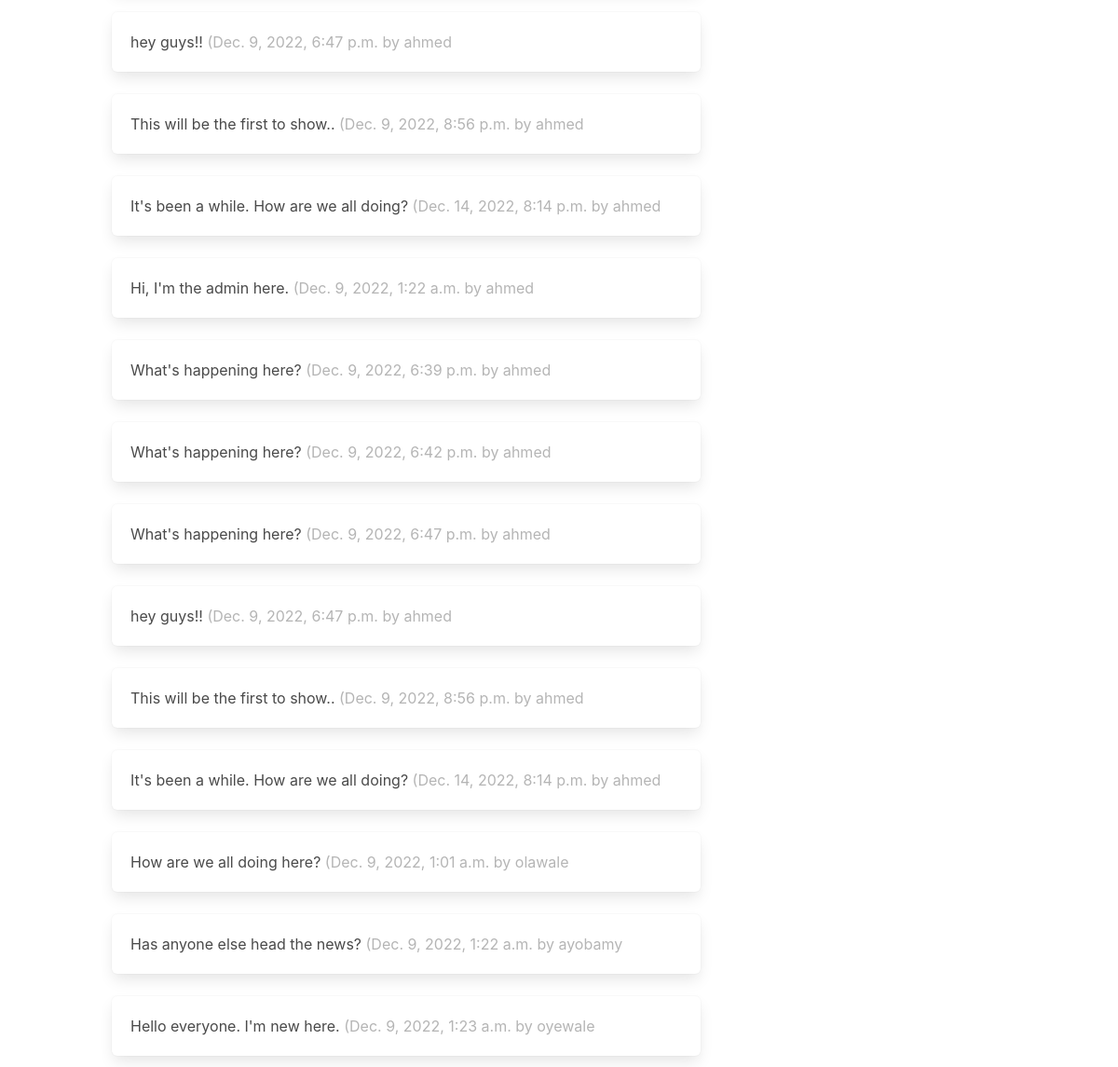
/dashboard/ (signed in, lower part), run on an earlier commit of the app's database.
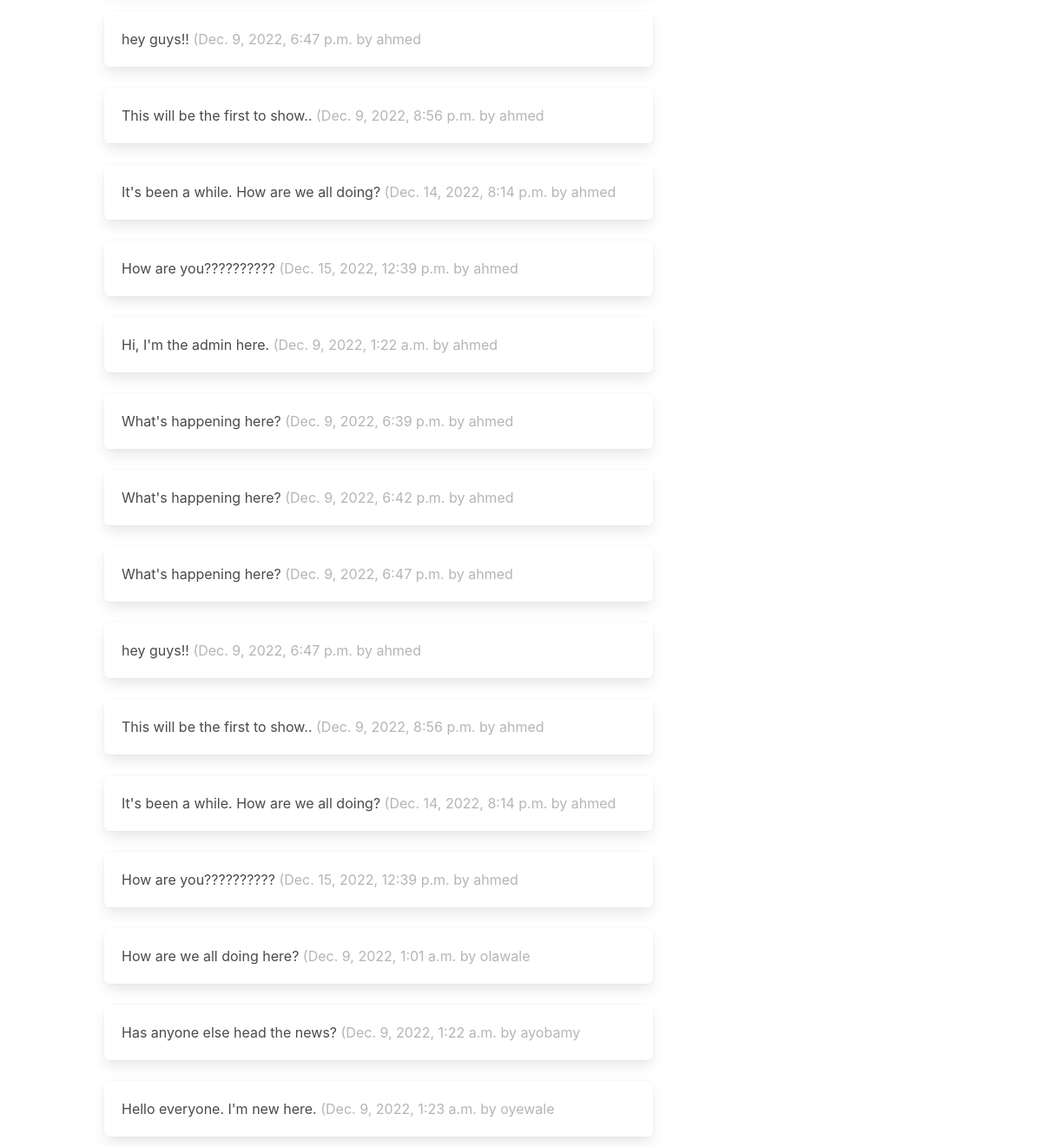
And on a later commit of the database.
### commulator/models.py (models this page shows, shortened)
class Post(models.Model):
    user = models.ForeignKey(
        User, related_name="posts", on_delete=models.DO_NOTHING
    )
    body = models.CharField(max_length=140)
    created_at = models.DateTimeField(auto_now_add=True)

### commulator/views.py (the view, shortened to what this page needs)
# urls.py: path("dashboard/", dashboard, name="dashboard"),
def dashboard(request):
    form = PostForm(request.POST or None)
    followed_posts = Post.objects.filter(
        user__profile__in=request.user.profile.follows.all()
    ).order_by("created_at")
    return render(request, "commulator/dashboard.html", {"form": form, "posts": followed_posts},)

### templates/commulator/dashboard.html (shortened to what this page needs)
{% extends 'base.html' %}
    {% block body %}
    <div class="container">
        <div class="columns">
            {% block content %}
            <div class="column">
                {% for post in posts %}
                <div class="box">
                    {{post.body}}
                    <span class="is-small has-text-grey-light">
                        ({{ post.created_at }} by {{ post.user.username }}
                    </span>
                </div>
                {% endfor %}
                {% for followed in user.profile.follows.all %}
                    {% for post in followed.user.posts.all %}
                        <div class="box">
                            {{post.body}}
                            <span class="is-small has-text-grey-light">
                                ({{ post.created_at }} by {{ post.user.username }}
                            </span>
                        </div>
                    {% endfor %}
                {% endfor %}
            </div>
            <div class="column is-one-third">
            </div>
            {% endblock content %}
        </div>
    </div>
    {% endblock body %}

What changed in the data, as far as the page shows it:
added Post: body "How are you??????????", created_at "Dec. 15, 2022, 12:39 p.m.", user.username "ahmed"
